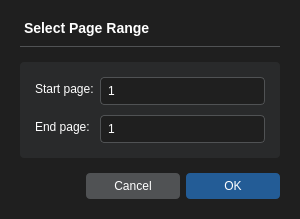
<?xml version="1.0" encoding="UTF-8"?>
<ui version="4.0">
 <class>rango_paginas_ui</class>
 <widget class="QDialog" name="rango_paginas_ui">
  <property name="geometry">
   <rect>
    <x>0</x>
    <y>0</y>
    <width>300</width>
    <height>180</height>
   </rect>
  </property>
  <property name="windowTitle">
   <string>Page Range Selection</string>
  </property>
  <property name="modal">
   <bool>true</bool>
  </property>
  <property name="styleSheet">
   <string notr="true">background-color: #1f1f1f;
color: white;
font-family: 'Microsoft YaHei';</string>
  </property>
  <layout class="QVBoxLayout" name="layout_principal">
   <property name="spacing">
    <number>15</number>
   </property>
   <property name="leftMargin">
    <number>20</number>
   </property>
   <property name="topMargin">
    <number>20</number>
   </property>
   <property name="rightMargin">
    <number>20</number>
   </property>
   <property name="bottomMargin">
    <number>20</number>
   </property>
   <item>
    <widget class="QLabel" name="etiqueta_titulo">
     <property name="text">
      <string>Select Page Range</string>
     </property>
     <property name="styleSheet">
      <string notr="true">font-size: 14px;
font-weight: bold;
padding-bottom: 10px;
border-bottom: 1px solid #505254;</string>
     </property>
    </widget>
   </item>
   <item>
    <widget class="QWidget" name="contenedor_inputs">
     <property name="styleSheet">
      <string notr="true">background-color: #292a2b; border-radius: 4px;</string>
     </property>
     <layout class="QFormLayout" name="layout_inputs">
      <property name="leftMargin">
       <number>15</number>
      </property>
      <property name="topMargin">
       <number>15</number>
      </property>
      <property name="rightMargin">
       <number>15</number>
      </property>
      <property name="bottomMargin">
       <number>15</number>
      </property>
      <property name="verticalSpacing">
       <number>10</number>
      </property>
      <item row="0" column="0">
       <widget class="QLabel" name="label_inicio">
        <property name="text">
         <string>Start page:</string>
        </property>
       </widget>
      </item>
      <item row="0" column="1">
       <widget class="QSpinBox" name="input_inicio">
        <property name="minimum">
         <number>1</number>
        </property>
        <property name="maximum">
         <number>9999</number>
        </property>
        <property name="value">
         <number>1</number>
        </property>
        <property name="styleSheet">
         <string notr="true">QSpinBox {
    background-color: #1f1f1f;
    border: 1px solid #505254;
    color: white;
    padding: 5px;
}
QSpinBox::up-button, QSpinBox::down-button {
    width: 0px;
}</string>
        </property>
       </widget>
      </item>
      <item row="1" column="0">
       <widget class="QLabel" name="label_fin">
        <property name="text">
         <string>End page:</string>
        </property>
       </widget>
      </item>
      <item row="1" column="1">
       <widget class="QSpinBox" name="input_fin">
        <property name="minimum">
         <number>1</number>
        </property>
        <property name="maximum">
         <number>9999</number>
        </property>
        <property name="value">
         <number>1</number>
        </property>
        <property name="styleSheet">
         <string notr="true">QSpinBox {
    background-color: #1f1f1f;
    border: 1px solid #505254;
    color: white;
    padding: 5px;
}
QSpinBox::up-button, QSpinBox::down-button {
    width: 0px;
}</string>
        </property>
       </widget>
      </item>
     </layout>
    </widget>
   </item>
   <item>
    <widget class="QWidget" name="contenedor_botones">
     <layout class="QHBoxLayout" name="layout_botones">
      <property name="spacing">
       <number>6</number>
      </property>
      <property name="leftMargin">
       <number>0</number>
      </property>
      <property name="topMargin">
       <number>0</number>
      </property>
      <property name="rightMargin">
       <number>0</number>
      </property>
      <property name="bottomMargin">
       <number>0</number>
      </property>
      <item>
       <spacer name="horizontalSpacer">
        <property name="orientation">
         <enum>Qt::Horizontal</enum>
        </property>
        <property name="sizeHint" stdset="0">
         <size>
          <width>20</width>
          <height>20</height>
         </size>
        </property>
       </spacer>
      </item>
      <item>
       <widget class="QPushButton" name="boton_cancelar">
        <property name="minimumSize">
         <size>
          <width>70</width>
          <height>0</height>
         </size>
        </property>
        <property name="text">
         <string>Cancel</string>
        </property>
        <property name="styleSheet">
         <string notr="true">QPushButton {
    background-color: #505254;
    color: white;
    padding: 6px 12px;
    border-radius: 4px;
    min-width: 70px;
}
QPushButton:hover {
    background-color: #606264;
    border: 1px solid #707274;
}</string>
        </property>
       </widget>
      </item>
      <item>
       <widget class="QPushButton" name="boton_aceptar">
        <property name="minimumSize">
         <size>
          <width>70</width>
          <height>0</height>
         </size>
        </property>
        <property name="text">
         <string>OK</string>
        </property>
        <property name="styleSheet">
         <string notr="true">QPushButton {
    background-color: #235c96;
    color: white;
    padding: 6px 12px;
    border-radius: 4px;
    min-width: 70px;
}
QPushButton:hover {
    background-color: #2c73ba;
    border: 1px solid #50a0f0;
}</string>
        </property>
       </widget>
      </item>
     </layout>
    </widget>
   </item>
  </layout>
 </widget>
 <resources/>
 <connections>
  <connection>
   <sender>boton_cancelar</sender>
   <signal>clicked()</signal>
   <receiver>rango_paginas_ui</receiver>
   <slot>reject()</slot>
   <hints>
    <hint type="sourcelabel">
     <x>227</x>
     <y>159</y>
    </hint>
    <hint type="destinationlabel">
     <x>149</x>
     <y>89</y>
    </hint>
   </hints>
  </connection>
  <connection>
   <sender>boton_aceptar</sender>
   <signal>clicked()</signal>
   <receiver>rango_paginas_ui</receiver>
   <slot>accept()</slot>
   <hints>
    <hint type="sourcelabel">
     <x>276</x>
     <y>159</y>
    </hint>
    <hint type="destinationlabel">
     <x>149</x>
     <y>89</y>
    </hint>
   </hints>
  </connection>
 </connections>
</ui>
